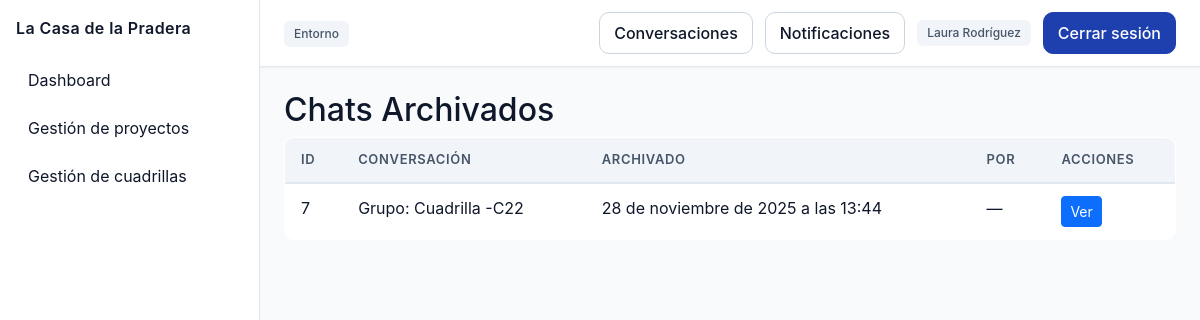
The app's page /comunicacion/archivados/ (signed in), older data.
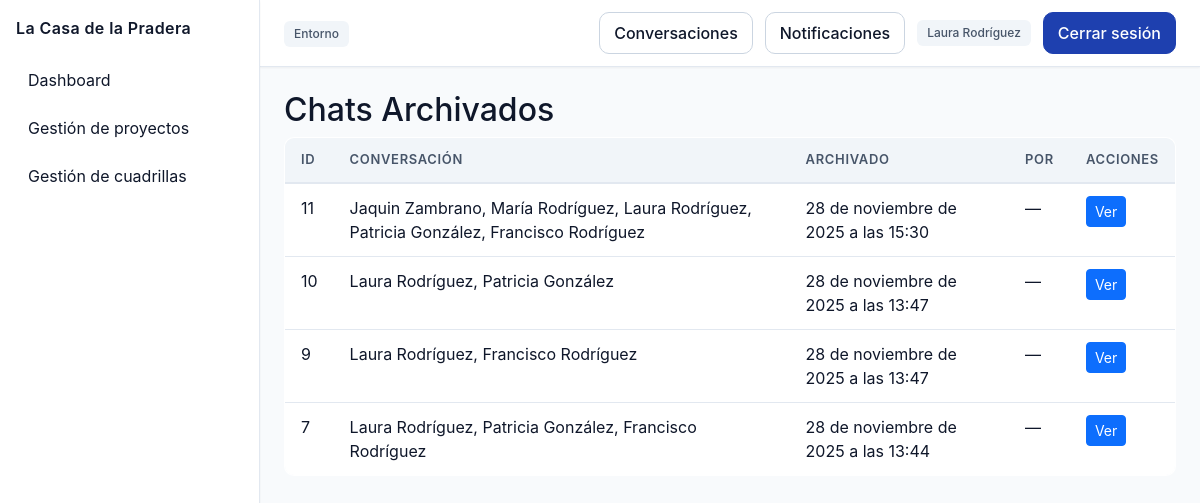
The same page, newer data.
### comunicacion/models.py (models this page shows, shortened)
class ChatArchivado(models.Model):
    conversation = models.ForeignKey(
        Conversation,
        on_delete=models.SET_NULL,
        null=True,
        blank=True,
        related_name='archivos'
    )
    archived_at = models.DateTimeField()
    archived_by = models.ForeignKey(
        User,
        on_delete=models.SET_NULL,
        null=True,
        blank=True,
        related_name='archivos_chat'
    )
    reason = models.CharField(max_length=200, blank=True, null=True)
    messages_snapshot = models.TextField()
    participants_snapshot = models.TextField(blank=True, null=True)
    class Meta:
        ordering = ['-archived_at']

class Conversation(models.Model):
    nombre = models.CharField(max_length=150, blank=True, null=True)
    is_group = models.BooleanField(default=False)
    cuadrilla = models.ForeignKey(
        'personal.Cuadrilla',
        on_delete=models.CASCADE,
        null=True,
        blank=True,
        related_name='conversaciones'
    )
    participants = models.ManyToManyField(User, related_name='conversaciones')
    created_at = models.DateTimeField(auto_now_add=True)
    archived = models.BooleanField(default=False)
    class Meta:
        ordering = ['-created_at']
    def __str__(self):
        if self.is_group and self.cuadrilla:
            return f"Grupo: {self.cuadrilla.nombre}"

### personal/models.py (models this page shows, shortened)
class Cuadrilla(models.Model):
    nombre = models.CharField(max_length=100)
    proyecto = models.ForeignKey(Proyecto, on_delete=models.CASCADE, related_name='cuadrillas', null=True, blank=True)
    lider = models.ForeignKey(User, on_delete=models.SET_NULL, null=True, blank=True, related_name='cuadrillas_lideradas')

### comunicacion/views.py (the view)
# urls.py: path('archivados/', views.archived_chats_list, name='archived_list'),
@login_required
def archived_chats_list(request):
    from django.db.models import Q
    qs = ChatArchivado.objects.filter(
        Q(conversation__participants=request.user) |
        Q(conversation__cuadrilla__lider=request.user) |
        Q(archived_by=request.user)
    ).distinct()
    import json
    extra = []
    null_convs = ChatArchivado.objects.filter(conversation__isnull=True)
    for a in null_convs:
        added = False
        try:
            parts = json.loads(a.participants_snapshot or '[]')
            if isinstance(parts, (list, tuple)) and request.user.id in parts:
                extra.append(a)
                added = True
        except Exception:
            pass
        if added:
            continue
        try:
            msgs = json.loads(a.messages_snapshot or '[]')
        except Exception:
            msgs = []
        sender_ids = {m.get('sender_id') for m in msgs if m.get('sender_id') is not None}
        if request.user.id in sender_ids:
            extra.append(a)
    archivos = list(qs) + extra
    import json
    from django.contrib.auth.models import User
    for a in archivos:
        if getattr(a, 'conversation', None):
            try:
                a.display_name = str(a.conversation)
                continue
            except Exception:
                pass
        a.display_name = None
        try:
            parts = json.loads(a.participants_snapshot or '[]')
            if isinstance(parts, (list, tuple)) and parts:
                users = User.objects.filter(id__in=parts)
                names = [u.get_full_name() or u.username for u in users]
                if names:
                    a.display_name = ', '.join(names)
        except Exception:
            a.display_name = None
        if not a.display_name:
            a.display_name = 'Conversación archivada'
    return render(request, 'comunicacion/archived_list.html', {'archivos': archivos})

### core/context_processors.py (called while the page is built)
def notificaciones_no_leidas(request):
    if request.user.is_authenticated:
        return {
            "notifs_no_leidas": request.user.notificaciones.filter(leida=False).count()
        }
    return {"notifs_no_leidas": 0}

### comunicacion/templates/comunicacion/archived_list.html
{% extends 'base.html' %}
{% block content %}
<h2>Chats Archivados</h2>
{% if archivos %}
<table class="table">
    <thead>
        <tr>
            <th>ID</th>
            <th>Conversación</th>
            <th>Archivado</th>
            <th>Por</th>
            <th>Acciones</th>
        </tr>
    </thead>
    <tbody>
    {% for a in archivos %}
        <tr>
            <td>{{ a.id }}</td>
            <td>
                {% if a.conversation %}
                    {{ a.conversation }}
                {% else %}
                    {{ a.display_name|default:"Conversación eliminada" }}
                {% endif %}
            </td>
            <td>{{ a.archived_at }}</td>
            <td>{% if a.archived_by %}{{ a.archived_by.username }}{% else %}—{% endif %}</td>
            <td><a href="{% url 'comunicacion:archived_detail' a.id %}" class="btn btn-sm btn-primary">Ver</a></td>
        </tr>
    {% endfor %}
    </tbody>
</table>
{% else %}
<p>No hay chats archivados disponibles.</p>
{% endif %}
{% endblock %}

Row changes from the older to the newer data that the page shows:
added ChatArchivado: id "11", display_name "Jaquin Zambrano, María Rodríguez, Laura Rodríguez, Patricia González, Francisco Rodríguez", archived_at "28 de noviembre de 2025 a las 15:30"
added ChatArchivado: id "10", display_name "Laura Rodríguez, Patricia González", archived_at "28 de noviembre de 2025 a las 13:47"
added ChatArchivado: id "9", display_name "Laura Rodríguez, Francisco Rodríguez", archived_at "28 de noviembre de 2025 a las 13:47"
changed ChatArchivado id 7: display_name (not shown) → "Laura Rodríguez, Patricia González, Francisco Rodríguez"; conversation "Grupo: Cuadrilla -C22" → (not shown)
